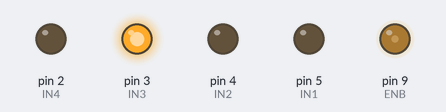
A sketch run on a simulated Arduino Uno, built with avr-gcc and run on an emulated ATmega328P. Parts: output pins drawn as LEDs (lit = HIGH).

Above: at 0.1 s.
Timing chart, 0 to 1.6 s (numbered marks = the images above):
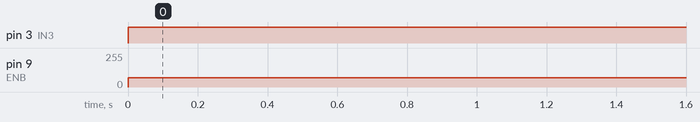

Measured:
- by itself, pin 3 (IN3): LOW → HIGH at 0.00 s
- by itself, pin 9 (ENB): 0/255 → 70/255 at 0.00 s

The sketch:

ex3.ino
```cpp
#define IN4 2  // prawe ty;
#define IN3 3  // prawe przod
#define IN2 4  // lewe przod
#define IN1 5  // lewe tyl
#define ENA 10   // prawe zasilanie
#define ENB 9  // lewe zasilanie

void setup() {
  // put your setup code here, to run once:
  pinMode(IN1, OUTPUT);
  pinMode(IN2, OUTPUT);
  pinMode(IN3, OUTPUT);
  pinMode(IN4, OUTPUT);
}

void loop() {
  // put your main code here, to run repeatedly:
  // digitalWrite(IN4, HIGH);
  // analogWrite(ENA, 20);
  // digitalWrite(IN4, HIGH);
  analogWrite(ENB, 70);
  digitalWrite(IN3, HIGH);
}
```
